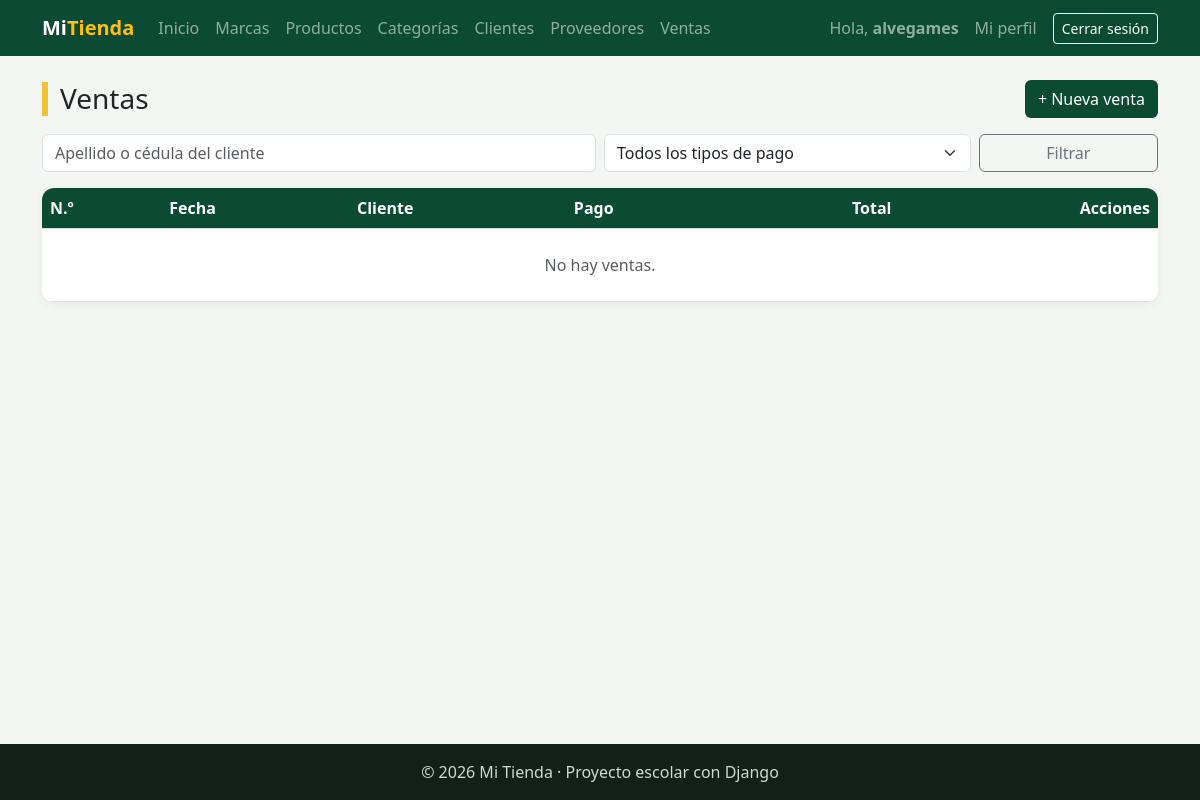
/facturacion/ventas/ (signed in), run on an earlier commit of the app's database.
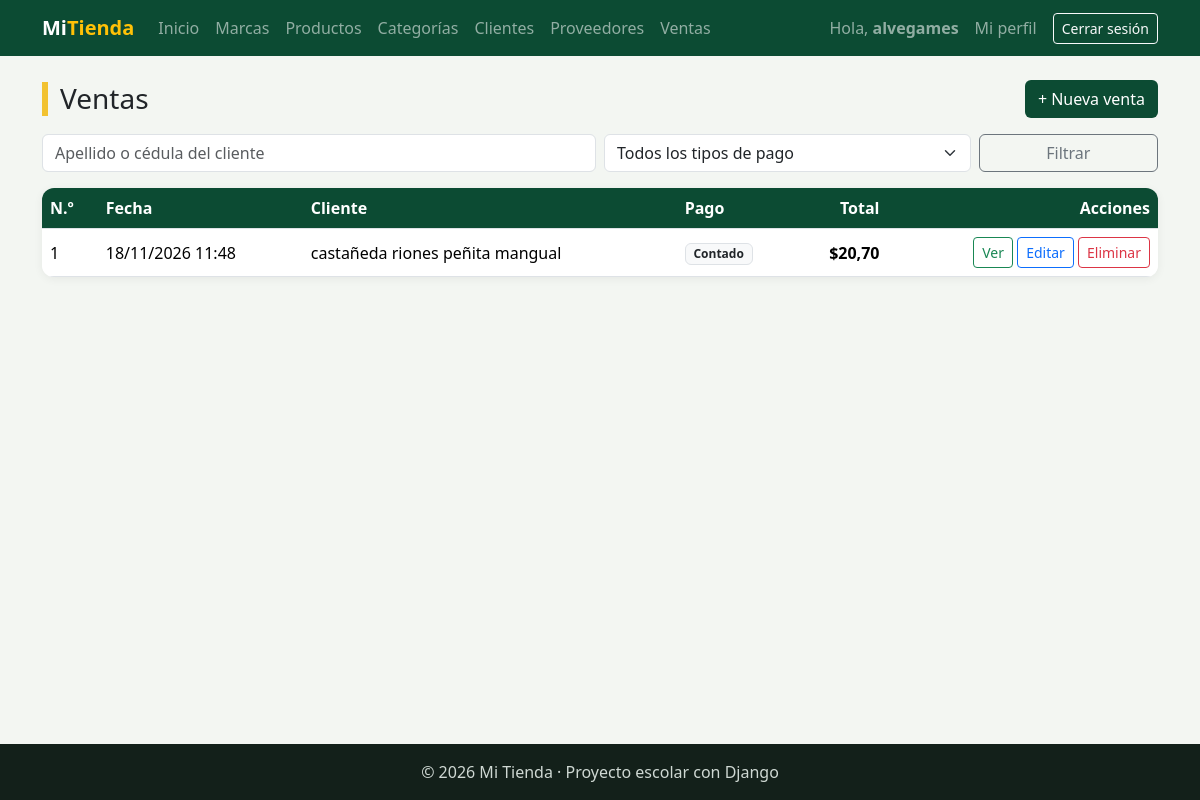
And on a later commit of the database.
### facturacion/models.py (models this page shows, shortened)
class ModeloBase(models.Model):
    user = models.ForeignKey(                    # 1:N con User: un usuario registra muchos registros
        User,
        on_delete=models.SET_NULL,               # Si borran al usuario, el registro se queda con user vacío
        null=True,                               # SET_NULL necesita que la columna acepte NULL
        blank=True,
        editable=False,                          # No aparece en formularios: lo llena la VISTA, no la persona
        related_name="%(class)s_registrados",    # %(class)s = nombre del modelo → user.producto_registrados
        verbose_name="Registrado por",
    )
    fecha_creacion = models.DateTimeField("Fecha de creación", auto_now_add=True)   # Se llena sola al CREAR
    fecha_modificacion = models.DateTimeField("Última modificación", auto_now=True) # Se actualiza sola en CADA save()
    class Meta:
        abstract = True                          # ← LA CLAVE: modelo "molde", sin tabla propia

class Venta(ModeloBase):
    cliente = models.ForeignKey(Cliente, on_delete=models.PROTECT, related_name="ventas")   # 1:N
    fecha_hora = models.DateTimeField("Fecha y hora", default=timezone.now)   # default: la hora actual, editable
    subtotal = models.DecimalField(max_digits=12, decimal_places=2, default=0, editable=False)
    iva = models.DecimalField("IVA", max_digits=12, decimal_places=2, default=0, editable=False)
    total = models.DecimalField(max_digits=12, decimal_places=2, default=0, editable=False)
    tipo_pago = models.CharField(
        "Tipo de pago",
        max_length=15,
        choices=TipoPago.choices,                # Solo acepta contado, credito, transferencia o tarjeta
        default=TipoPago.CONTADO,
    )
    class Meta:
        verbose_name = "Venta"
        verbose_name_plural = "Ventas"
        ordering = ["-fecha_hora"]               # La más reciente primero

class Cliente(ModeloBase):
    cedula = models.CharField("Cédula", max_length=10, unique=True)
    nombres = models.CharField(max_length=80)
    apellidos = models.CharField(max_length=80)
    email = models.EmailField("Correo", blank=True)
    telefono = models.CharField("Teléfono", max_length=15, blank=True)
    direccion = models.CharField("Dirección", max_length=200, blank=True)
    class Meta:
        verbose_name = "Cliente"
        verbose_name_plural = "Clientes"
        ordering = ["apellidos", "nombres"]
    def __str__(self):
        return f"{self.apellidos} {self.nombres}"

### facturacion/views.py (the view)
# urls.py: path("ventas/", views.VentaListView.as_view(), name="venta_lista"),
class VentaListView(LoginRequiredMixin, ListView):
    model = Venta
    template_name = "facturacion/venta_lista.html"
    context_object_name = "ventas"
    paginate_by = 10
    extra_context = {"titulo": "Ventas", "tipos_pago": TipoPago.choices}   # opciones para el filtro
    def get_queryset(self):
        ventas = super().get_queryset().select_related("cliente")   # trae el cliente en el mismo JOIN
        q = self.request.GET.get("q", "")
        tipo = self.request.GET.get("tipo_pago", "")
        if q:   # Q(...) | Q(...) = condición con OR: por apellido O por cédula
            ventas = ventas.filter(Q(cliente__apellidos__icontains=q) | Q(cliente__cedula__icontains=q))
        if tipo:
            ventas = ventas.filter(tipo_pago=tipo)
        return ventas
    def get_context_data(self, **kwargs):
        contexto = super().get_context_data(**kwargs)
        contexto["q"] = self.request.GET.get("q", "")
        contexto["tipo_pago"] = self.request.GET.get("tipo_pago", "")
        return contexto

### facturacion/templates/facturacion/venta_lista.html (shortened to what this page needs)
{% extends "base.html" %}
{% block contenido %}
<div class="d-flex justify-content-between align-items-center flex-wrap gap-2 mb-3">
    <h1 class="h3 titulo-pagina m-0">{{ titulo }}</h1>
    <a href="{% url 'facturacion:venta_crear' %}" class="btn btn-verde">+ Nueva venta</a>
</div>
<form method="get" class="row g-2 mb-3">
    <div class="col-md-6"><input type="text" name="q" value="{{ q }}" class="form-control" placeholder="Apellido o cédula del cliente"></div>
    <div class="col-md-4">
        <select name="tipo_pago" class="form-select">
            <option value="">Todos los tipos de pago</option>
        </select>
    </div>
    <div class="col-md-2"><button type="submit" class="btn btn-outline-secondary w-100">Filtrar</button></div>
</form>
<div class="tarjeta p-0 table-responsive">
    <table class="table table-hover align-middle m-0">
        <thead>
            <tr><th>N.º</th><th>Fecha</th><th>Cliente</th><th>Pago</th><th class="text-end">Total</th><th class="text-end">Acciones</th></tr>
        </thead>
        <tbody>
            {% for venta in ventas %}
            <tr>
                <td>{{ venta.pk }}</td>
                <td>{{ venta.fecha_hora|date:"d/m/Y H:i" }}</td>
                <td>{{ venta.cliente }}</td>
                <td><span class="badge bg-light text-dark border">{{ venta.get_tipo_pago_display }}</span></td>
                <td class="text-end fw-semibold">${{ venta.total }}</td>
                <td class="text-end text-nowrap">
                    <a href="{% url 'facturacion:venta_detalle' venta.pk %}" class="btn btn-sm btn-outline-success">Ver</a>
                    <a href="{% url 'facturacion:venta_editar' venta.pk %}" class="btn btn-sm btn-outline-primary">Editar</a>
                    <a href="{% url 'facturacion:venta_eliminar' venta.pk %}" class="btn btn-sm btn-outline-danger">Eliminar</a>
                </td>
            </tr>
            {% empty %}
            <tr><td colspan="6" class="text-center text-muted py-4">No hay ventas.</td></tr>
            {% endfor %}
        </tbody>
    </table>
</div>
{% endblock %}

What changed in the data, as far as the page shows it:
added Venta: pk "1", fecha_hora "18/11/2026 11:48", cliente "castañeda riones peñita mangual", tipo_pago "Contado", total "20,70"
Also different on the page:
text no longer shown: "No hay ventas."
